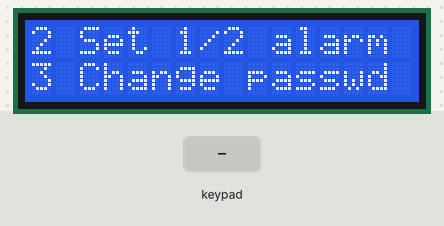
Recording of a sketch running on a simulated Arduino Uno, built with avr-gcc and run on an emulated ATmega328P. Shown: 16×2 character LCD. The inputs (shaded band) are chosen by the test bench. What the sketch prints to the serial monitor is not drawn.

Above: at 1.2 s.
1.3 s: keypad keys 2 2 5 5 A pressed 0.4 s apart
At 5.0 s:
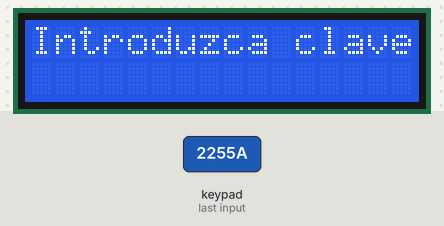
5.2 s: key 'B' pressed
At 6.2 s:
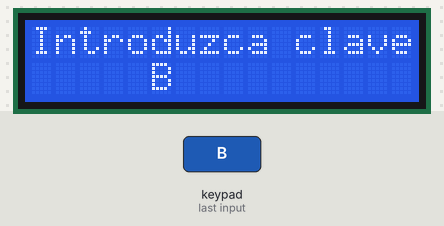
6.7 s: key 'A' pressed
At 7.5 s:
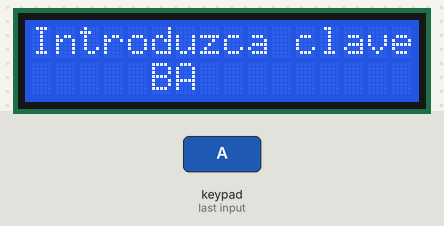
8.2 s: keypad keys 2 2 5 5 D pressed 0.4 s apart
At 10.8 s:
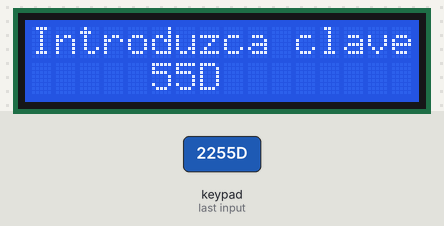
11.7 s: key 'C' pressed
At 11.8 s:
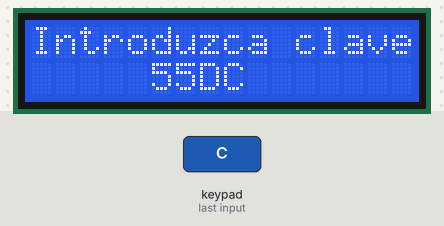
13.4 s: keypad keys 2 2 5 5 pressed 0.4 s apart
At 20.2 s:
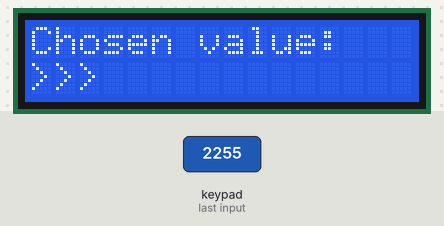
Timing chart, 0 to 20.7 s (numbered marks = the images above; inputs shaded):
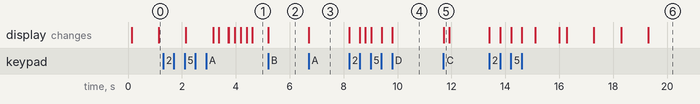

Measured:
- after the input at 5.2 s, the display: changes at once (image 2)
- after the input at 6.7 s, the display: changes at once (image 3)
- after the input at 8.2 s, the display: first changes at once (image 4 shows a later state)
- after the input at 11.7 s, the display: changes at once (image 5)
- after the input at 13.4 s, the display: first changes at once (image 6 shows a later state)

The sketch:

ardu1-fisico.ino
```cpp
// mirar https://www.arduino.cc/en/Tutorial/EEPROMWrite
// include the library code:
#include <LiquidCrystal.h>
#include <Keypad.h>


/*This is the Sender arduino*/
#include <EEPROM.h>

int rx = 0;
int tx = 1;

/*-------------------------------KEYPAD---------------------------------------*/
const byte numRows= 4; //number of rows on the keypad
const byte numCols= 4; //number of columns on the keypad
char keypressed;
char keymap[numRows][numCols]=
{
{'1', '2', '3', 'A'},
{'4', '5', '6', 'B'},
{'7', '8', '9', 'C'},
{'*', '0', '#', 'D'},
};
//Code that shows the the keypad connections to the arduino terminals
byte rowPins[numRows] = {7,6,5,4};//Rows 0 to 3
byte colPins[numCols] = {A0,A1,A2,A3};//Columns 0 to 3
//initializes an instance of the Keypad class
Keypad myKeypad= Keypad(makeKeymap(keymap), rowPins, colPins, numRows, numCols);

/*------------------------ FIN DEL KEYPAD---------------------------------------*/

// initialize the library with the numbers of the interface pins
LiquidCrystal lcd(12, 11, 10, 9, 8, 13);

// LCD Screen Resolution.
int screenWidth = 16;
int screenHeight = 2;

// the two lines
String lineOne, lineTwo;

// reference flags
int stringStart, stringStop, displayMode, i = 0;
int scrollCursor = screenWidth;

String linea1 = "1 Set alarm";
String linea2 = "2 Set 1/2 alarm";
String linea3 = "3 Change passwd";
String linea4 = "4 Manual config";
String linea1Act = "Alarm set";
String linea2Act = "Enter passwd";
bool alarmSet = false;
bool startAlarm = true;

// estados de la alarma
enum State { NONE, ALARM_SET, CHOSEN_ONE, CHOSEN_TWO, CHOSEN_THREE, CHOSEN_FOUR };
State estado;

void changePass();

void setup() {
  // set up the LCD's number of columns and rows:
  lcd.begin(screenWidth, screenHeight);

  Serial.begin (112500);
  //initialize UART pins
  pinMode (rx, OUTPUT);
  pinMode (tx, INPUT);

  lcd.clear();
  lcd.setCursor(0,0);     // situamos el cursor el la posición 2 de la linea 0.
  estado = NONE;
}

char codigoSecreto[4] = {'2','2','5','5'}; // Aqui va el codigo secreto
int cursor = 5;
int clave=0; // para el LCD
int posicion=0; // necesaria para la clave


void changePass() {
  bool wrong = false;
  int num1, num2, num3, num4;
  int cont = 0;

  lcd.clear();
  lcd.setCursor(0,0);
  lcd.print("New passwd:");
  lcd.setCursor(1,1);
  lcd.print(">>> ");

  while(cont < 4) {
    keypressed = myKeypad.getKey();

    if (keypressed != 0) //Si el valor es 0 es que no se ha pulsado ninguna tecla
    { // descartamos almohadilla y asterisco
      codigoSecreto[cont] = keypressed;
      lcd.print(keypressed);
      cont++;
    }
  }

  lcd.clear();
  lcd.setCursor(0,0);
  lcd.print("Passwd updated.");
  delay(2000);

  // lo guardamos en la eeprom para que la siguiente vez empiece con ese
  EEPROM.write(0, (int)codigoSecreto[0]);
  EEPROM.write(1, (int)codigoSecreto[1]);
  EEPROM.write(2, (int)codigoSecreto[2]);
  EEPROM.write(3, (int)codigoSecreto[3]);
}

void compruebaNumYActua(int num) {
  if (keypressed == '1') {
    lcd.clear();
    lcd.setCursor(0,0);
    lcd.print("Alarm set!");
    estado = CHOSEN_ONE;

    alarmSet = true;
    startAlarm = true;

    byte dataR = 1; // lo que le mandamos al otro arduino
    Serial.print(dataR);
    delay(300);
    dataR = 2;
    Serial.print(dataR);
    delay(300);

  } else if (keypressed == '2') {
    lcd.clear();
    lcd.setCursor(0,0);
    lcd.print("Half alarm set!");
    estado = CHOSEN_TWO;

    alarmSet = true;
    startAlarm = true;

    byte dataR = 5;
    Serial.print(dataR);
    delay(100);

  } else if (keypressed == '3') {
    lcd.clear();
    lcd.setCursor(0,0);
    lcd.print("Changing pass!");
    changePass();
    delay(100);
    estado = CHOSEN_THREE;

  } else if (keypressed == '4') {
    lcd.clear();
    lcd.setCursor(0,0);
    lcd.print("You pressed 4!");
    estado = CHOSEN_FOUR;
  }
}

void clearBuffer() {
 //clear out the serial buffer

 byte w = 0;

 for (int i = 0; i < 10; i++)
 {
   while (Serial.available() > 0)
   {
     char k = Serial.read();
     w++;
     delay(1);
   }
   delay(1);
 }
}

void setupTeclado()
{
  cursor = 5;
  clave = 0;
  posicion = 0;
  lcd.begin(16,2);
  lcd.setCursor(0,0);     // situamos el cursor el la posición 2 de la linea 0.
  lcd.print("Introduzca clave"); // escribimos en LCD
  lcd.setCursor(cursor,1); // cursor en la posicion de la variable, linea 1
}

void loopTeclado()
{
  char pulsacion = myKeypad.getKey() ; // leemos pulsacion
  int numPulsaciones = 0;
  if (pulsacion != 0) //Si el valor es 0 es que no se ha pulsado ninguna tecla
  { // descartamos almohadilla y asterisco
    if (pulsacion != '#' && pulsacion != '*' && clave==0)
    {
      lcd.print(pulsacion); // imprimimos pulsacion
      numPulsaciones++;
      cursor++;
      delay(200);

      //--- Condicionales para comprobar la clave introducida -----------
      // comparamos entrada con cada uno de los digitos, uno a uno
      if (pulsacion == codigoSecreto[posicion]){
        posicion ++; // aumentamos posicion si es correcto el digito
      }

      if (posicion == 4)
      {
        // se han introducido los 4 correctamente
        byte dataX = 0; // lo que le mandamos al otro arduino
        Serial.print(dataX);
        delay(300);

        lcd.setCursor(0,0);      // situamos el cursor el la pos 0 de la linea 0.
        lcd.print("Clave correcta  ");         // escribimos en LCD
        delay(300);

        dataX = 6; // lo que le mandamos al otro arduino
        Serial.print(dataX);
        delay(300);

        // Jenny
        //startAlarm = true;
        alarmSet = false; // Disarmed!!!!! lo quitamos!

        clave=1; // indicamos que se ha introducido la clave

        dataX = 0;
        Serial.print(dataX);
        delay(300);
      }
      if (numPulsaciones >=4 && posicion != 4) {
         delay(200);
        byte dataR = 3; // lo que le mandamos al otro arduino
         Serial.print(dataR);
         delay(200);
      }
     //--- En el caso de que este incompleta o no hayamos acertado ----------
     if(cursor>8)        // comprobamos que no pase de la cuarta posicion
     {
       cursor=5;     // lo volvemos a colocar al inicio
       posicion=0;           // borramos clave introducida
       lcd.setCursor(5,1);
       lcd.print("    ");       // borramos la clave de la pantalla
       lcd.setCursor(5,1);
       if(clave==0)         // comprobamos que no hemos acertado
       {
         delay(100);
         // notificamos al otro arduino del error
         byte dataR = 3; // lo que le mandamos al otro arduino
         Serial.print(dataR);
         delay(100);

       }
     }
    }
  }

 //--- Condicionales para resetear clave introducida -------------
 if (pulsacion == '*')
 { // asterisco para resetear el contador
   posicion = 0;
   cursor = 5;
   clave=0;
   posicion=0;
   lcd.setCursor(0,0); // situamos el cursor el la posición 2 de la linea 0.
   lcd.print("Introduzca clave"); // escribimos en LCD
   lcd.setCursor(5,1);
   lcd.print("    "); // borramos de la pantalla los numeros
   lcd.setCursor(5,1);
 }
}

void loop() {

  int val1, val2, val3, val4;

  // leemos la clave que esta guardada
  val1 = EEPROM.read(0);
  val2 = EEPROM.read(1);
  val3 = EEPROM.read(2);
  val4 = EEPROM.read(3);

  if (val1 == 0 && val2 == 0 && val3 == 0 && val4 == 0) {
   	// guardamos en la eeprom el codigo secreto inicial
    EEPROM.write(0, (int)codigoSecreto[0]);
    EEPROM.write(1, (int)codigoSecreto[1]);
    EEPROM.write(2, (int)codigoSecreto[2]);
    EEPROM.write(3, (int)codigoSecreto[3]);
  }

  // leemos la clave que esta guardada
  val1 = EEPROM.read(0);
  val2 = EEPROM.read(1);
  val3 = EEPROM.read(2);
  val4 = EEPROM.read(3);

  if (!alarmSet) {
    setup();
    // 1. Activar alarma
    // 2. Activar alarma (media alarma)
    // 3. Cambiar passwd
    // 4. Configuracion manual (activar/desactivar aparatos de uno en uno)

    lcd.clear();
    lcd.setCursor(0, 0);
    lcd.print(linea1);
    lcd.setCursor(0, 1);
    lcd.print(linea2);
    delay(1000);
    lcd.clear();
    lcd.setCursor(0, 0);
    lcd.print(linea2);
    lcd.setCursor(0, 1);
    lcd.print(linea3);
    delay(1000);
    lcd.clear();
    lcd.setCursor(0, 0);
    lcd.print(linea3);
    lcd.setCursor(0, 1);
    lcd.print(linea4);
    delay(1000);


    lcd.clear();
    lcd.setCursor(0,0);
    lcd.print("Chosen value: ");
    lcd.setCursor(0,1);
    lcd.print(">>> ");

    bool wrong = false;
    while(true) {
      keypressed = myKeypad.getKey();

      if (keypressed != 0) //Si el valor es 0 es que no se ha pulsado ninguna tecla
      { // descartamos almohadilla y asterisco
        if (keypressed != '#' && keypressed != '*' && keypressed <= '4') {
          lcd.print(keypressed);
          break;
        }
        if (keypressed > '4') {
          lcd.clear();
          lcd.setCursor(0,0);
          lcd.print("Wrong value!");
          lcd.setCursor(0,1);
          lcd.print(keypressed);
          lcd.setCursor(1,1);
          lcd.print(" not valid :(");
          wrong = true;
          break;
        }
      }
    }

    delay(200);

    // Si el numero es correcto, vemos que tenemos que hacer con el
    if (!wrong) {
      compruebaNumYActua(keypressed);
    }
    delay(200);
  }
  else {
    // parte de la alarma */
    if (startAlarm == true) {
      setupTeclado();
      startAlarm = false;
    }
    loopTeclado();
    if (alarmSet == false) {
      delay(200);
    }
  }
}
```
